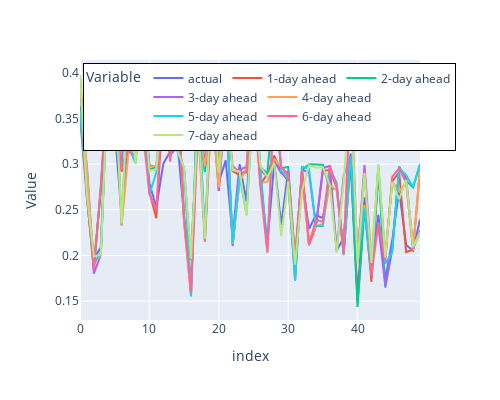

Notebook source saved alongside this figure:
### Code cell
import plotly.express as px

# Assuming eadata_1_long is already defined as per your description

# Create the line plot using Plotly Express
fig = px.line(eadata_1_long, x="index", y="Value", color="Variable")

# Update layout to adjust the legend's position inside the plot grid
fig.update_layout(
    height=400,
    width=500,
    legend=dict(
        x=0.01,  # X position (0 is far left, 1 is far right)
        y=0.99,  # Y position (0 is bottom, 1 is top)
        bordercolor="Black",
        borderwidth=1,
        orientation="h",  # Horizontal orientation to save vertical space
    ),
)

# Show the figure
fig.show()

### Figure 1 — Plotly figure (JSON) as saved in the notebook; plotly's stock layout.template omitted (floating-point values rounded to 4 significant figures)
{"data": [{"hovertemplate": "Variable=actual<br>index=%{x}<br>Value=%{y}<extra></extra>", "legendgroup": "actual", "line": {"color": "#636efa", "dash": "solid"}, "marker": {"symbol": "circle"}, "mode": "lines", "name": "actual", "orientation": "v", "showlegend": true, "type": "scatter", "x": [0, 1, 2, 3, 4, 5, 6, 7, 8, 9, 10, 11, 12, 13, 14, 15, 16, 17, 18, 19, 20, 21, 22, 23, 24, 25, 26, 27, 28, 29, 30, 31, 32, 33, 34, 35, 36, 37, 38, 39, 40, 41, 42, 43, 44, 45, 46, 47, 48, 49], "xaxis": "x", "y": [0.3635, 0.2755, 0.197, 0.2087, 0.3918, 0.3386, 0.2435, 0.3219, 0.3127, 0.3503, 0.2791, 0.2528, 0.3004, 0.3134, 0.3275, 0.2431, 0.1685, 0.3553, 0.2235, 0.3797, 0.2801, 0.3041, 0.2202, 0.2999, 0.2591, 0.3885, 0.286, 0.2122, 0.3022, 0.2337, 0.2929, 0.1823, 0.2831, 0.2294, 0.244, 0.241, 0.2861, 0.2055, 0.2194, 0.3115, 0.1562, 0.2637, 0.1858, 0.2446, 0.1736, 0.2167, 0.2709, 0.2116, 0.2053, 0.2393], "yaxis": "y"}, {"hovertemplate": "Variable=1-day ahead<br>index=%{x}<br>Value=%{y}<extra></extra>", "legendgroup": "1-day ahead", "line": {"color": "#EF553B", "dash": "solid"}, "marker": {"symbol": "circle"}, "mode": "lines", "name": "1-day ahead", "orientation": "v", "showlegend": true, "type": "scatter", "x": [0, 1, 2, 3, 4, 5, 6, 7, 8, 9, 10, 11, 12, 13, 14, 15, 16, 17, 18, 19, 20, 21, 22, 23, 24, 25, 26, 27, 28, 29, 30, 31, 32, 33, 34, 35, 36, 37, 38, 39, 40, 41, 42, 43, 44, 45, 46, 47, 48, 49], "xaxis": "x", "y": [0.3515, 0.2627, 0.1904, 0.2715, 0.3866, 0.3984, 0.2916, 0.3125, 0.387, 0.3906, 0.2697, 0.2407, 0.3703, 0.3091, 0.394, 0.2382, 0.1983, 0.3465, 0.2928, 0.3651, 0.271, 0.38, 0.2922, 0.2881, 0.2932, 0.3934, 0.2774, 0.2897, 0.3094, 0.2911, 0.282, 0.1726, 0.2951, 0.212, 0.2316, 0.2921, 0.294, 0.2744, 0.203, 0.3039, 0.1494, 0.2565, 0.1713, 0.2902, 0.1995, 0.2811, 0.2911, 0.2038, 0.2063, 0.2939], "yaxis": "y"}, {"hovertemplate": "Variable=2-day ahead<br>index=%{x}<br>Value=%{y}<extra></extra>", "legendgroup": "2-day ahead", "line": {"color": "#00cc96", "dash": "solid"}, "marker": {"symbol": "circle"}, "mode": "lines", "name": "2-day ahead", "orientation": "v", "showlegend": true, "type": "scatter", "x": [0, 1, 2, 3, 4, 5, 6, 7, 8, 9, 10, 11, 12, 13, 14, 15, 16, 17, 18, 19, 20, 21, 22, 23, 24, 25, 26, 27, 28, 29, 30, 31, 32, 33, 34, 35, 36, 37, 38, 39, 40, 41, 42, 43, 44, 45, 46, 47, 48, 49], "xaxis": "x", "y": [0.3929, 0.2641, 0.1839, 0.2745, 0.3887, 0.3997, 0.233, 0.3939, 0.3882, 0.3934, 0.294, 0.2972, 0.3731, 0.3882, 0.393, 0.2374, 0.1575, 0.3981, 0.291, 0.3935, 0.2986, 0.3703, 0.2121, 0.2831, 0.2953, 0.396, 0.2964, 0.2899, 0.3785, 0.2955, 0.297, 0.1977, 0.2933, 0.3, 0.2997, 0.2994, 0.2724, 0.2733, 0.2043, 0.3088, 0.1437, 0.2512, 0.1787, 0.2976, 0.1648, 0.2065, 0.2976, 0.2819, 0.2745, 0.2999], "yaxis": "y"}, {"hovertemplate": "Variable=3-day ahead<br>index=%{x}<br>Value=%{y}<extra></extra>", "legendgroup": "3-day ahead", "line": {"color": "#ab63fa", "dash": "solid"}, "marker": {"symbol": "circle"}, "mode": "lines", "name": "3-day ahead", "orientation": "v", "showlegend": true, "type": "scatter", "x": [0, 1, 2, 3, 4, 5, 6, 7, 8, 9, 10, 11, 12, 13, 14, 15, 16, 17, 18, 19, 20, 21, 22, 23, 24, 25, 26, 27, 28, 29, 30, 31, 32, 33, 34, 35, 36, 37, 38, 39, 40, 41, 42, 43, 44, 45, 46, 47, 48, 49], "xaxis": "x", "y": [0.3564, 0.2973, 0.1801, 0.201, 0.3978, 0.3253, 0.2986, 0.3997, 0.3836, 0.398, 0.2988, 0.2969, 0.3737, 0.3099, 0.3187, 0.2947, 0.1948, 0.3464, 0.2996, 0.3921, 0.2708, 0.3705, 0.2102, 0.2935, 0.2973, 0.3992, 0.2937, 0.2859, 0.3033, 0.2902, 0.2915, 0.1918, 0.2939, 0.2909, 0.2326, 0.2955, 0.2982, 0.2045, 0.2875, 0.3086, 0.1956, 0.299, 0.1944, 0.2331, 0.1666, 0.2085, 0.2946, 0.2853, 0.209, 0.2246], "yaxis": "y"}, {"hovertemplate": "Variable=4-day ahead<br>index=%{x}<br>Value=%{y}<extra></extra>", "legendgroup": "4-day ahead", "line": {"color": "#FFA15A", "dash": "solid"}, "marker": {"symbol": "circle"}, "mode": "lines", "name": "4-day ahead", "orientation": "v", "showlegend": true, "type": "scatter", "x": [0, 1, 2, 3, 4, 5, 6, 7, 8, 9, 10, 11, 12, 13, 14, 15, 16, 17, 18, 19, 20, 21, 22, 23, 24, 25, 26, 27, 28, 29, 30, 31, 32, 33, 34, 35, 36, 37, 38, 39, 40, 41, 42, 43, 44, 45, 46, 47, 48, 49], "xaxis": "x", "y": [0.3972, 0.2975, 0.1904, 0.2015, 0.392, 0.3993, 0.2327, 0.314, 0.3874, 0.3408, 0.2973, 0.2979, 0.3755, 0.3077, 0.3972, 0.2356, 0.1558, 0.3442, 0.2974, 0.3601, 0.2739, 0.3763, 0.2127, 0.2803, 0.2959, 0.3796, 0.2798, 0.2804, 0.3057, 0.2967, 0.2877, 0.1974, 0.2797, 0.2173, 0.2319, 0.2345, 0.277, 0.2716, 0.2028, 0.3825, 0.1927, 0.2551, 0.1981, 0.2963, 0.1989, 0.2811, 0.2699, 0.2803, 0.2057, 0.2962], "yaxis": "y"}, {"hovertemplate": "Variable=5-day ahead<br>index=%{x}<br>Value=%{y}<extra></extra>", "legendgroup": "5-day ahead", "line": {"color": "#19d3f3", "dash": "solid"}, "marker": {"symbol": "circle"}, "mode": "lines", "name": "5-day ahead", "orientation": "v", "showlegend": true, "type": "scatter", "x": [0, 1, 2, 3, 4, 5, 6, 7, 8, 9, 10, 11, 12, 13, 14, 15, 16, 17, 18, 19, 20, 21, 22, 23, 24, 25, 26, 27, 28, 29, 30, 31, 32, 33, 34, 35, 36, 37, 38, 39, 40, 41, 42, 43, 44, 45, 46, 47, 48, 49], "xaxis": "x", "y": [0.3582, 0.2681, 0.1918, 0.2031, 0.3871, 0.323, 0.2968, 0.3184, 0.3013, 0.3934, 0.2669, 0.2908, 0.3794, 0.3864, 0.3144, 0.2949, 0.1552, 0.3919, 0.2152, 0.368, 0.2964, 0.3797, 0.2132, 0.2872, 0.2449, 0.3701, 0.2958, 0.2047, 0.3785, 0.2928, 0.2834, 0.1726, 0.2971, 0.2952, 0.2323, 0.2322, 0.2943, 0.2797, 0.2002, 0.3085, 0.1917, 0.2519, 0.1788, 0.2967, 0.1911, 0.2036, 0.2958, 0.2881, 0.2749, 0.2989], "yaxis": "y"}, {"hovertemplate": "Variable=6-day ahead<br>index=%{x}<br>Value=%{y}<extra></extra>", "legendgroup": "6-day ahead", "line": {"color": "#FF6692", "dash": "solid"}, "marker": {"symbol": "circle"}, "mode": "lines", "name": "6-day ahead", "orientation": "v", "showlegend": true, "type": "scatter", "x": [0, 1, 2, 3, 4, 5, 6, 7, 8, 9, 10, 11, 12, 13, 14, 15, 16, 17, 18, 19, 20, 21, 22, 23, 24, 25, 26, 27, 28, 29, 30, 31, 32, 33, 34, 35, 36, 37, 38, 39, 40, 41, 42, 43, 44, 45, 46, 47, 48, 49], "xaxis": "x", "y": [0.3949, 0.2645, 0.184, 0.2756, 0.3912, 0.3911, 0.2943, 0.3159, 0.3086, 0.3403, 0.2682, 0.2487, 0.3788, 0.3027, 0.3981, 0.2394, 0.1597, 0.3408, 0.2154, 0.3682, 0.2987, 0.3756, 0.2981, 0.2913, 0.2906, 0.3762, 0.2751, 0.2031, 0.3765, 0.2972, 0.2876, 0.1965, 0.293, 0.2113, 0.2395, 0.2368, 0.2984, 0.2759, 0.2015, 0.3846, 0.1992, 0.2924, 0.1783, 0.2361, 0.1936, 0.2862, 0.2954, 0.28, 0.2074, 0.2275], "yaxis": "y"}, {"hovertemplate": "Variable=7-day ahead<br>index=%{x}<br>Value=%{y}<extra></extra>", "legendgroup": "7-day ahead", "line": {"color": "#B6E880", "dash": "solid"}, "marker": {"symbol": "circle"}, "mode": "lines", "name": "7-day ahead", "orientation": "v", "showlegend": true, "type": "scatter", "x": [0, 1, 2, 3, 4, 5, 6, 7, 8, 9, 10, 11, 12, 13, 14, 15, 16, 17, 18, 19, 20, 21, 22, 23, 24, 25, 26, 27, 28, 29, 30, 31, 32, 33, 34, 35, 36, 37, 38, 39, 40, 41, 42, 43, 44, 45, 46, 47, 48, 49], "xaxis": "x", "y": [0.3976, 0.2675, 0.199, 0.201, 0.3858, 0.3928, 0.2353, 0.3967, 0.3, 0.3905, 0.2926, 0.2939, 0.3778, 0.3891, 0.3158, 0.2958, 0.1961, 0.3497, 0.2184, 0.391, 0.2904, 0.3791, 0.2934, 0.2918, 0.2434, 0.3777, 0.2981, 0.2857, 0.301, 0.2211, 0.2808, 0.19, 0.2706, 0.2989, 0.2959, 0.2968, 0.2772, 0.2029, 0.2805, 0.3871, 0.1912, 0.2902, 0.192, 0.3, 0.198, 0.2804, 0.2614, 0.2825, 0.209, 0.2255], "yaxis": "y"}], "layout": {"height": 400, "legend": {"bordercolor": "Black", "borderwidth": 1, "orientation": "h", "title": {"text": "Variable"}, "tracegroupgap": 0, "x": 0.01, "y": 0.99}, "margin": {"t": 60}, "width": 500, "xaxis": {"anchor": "y", "domain": [0, 1], "title": {"text": "index"}}, "yaxis": {"anchor": "x", "domain": [0, 1], "title": {"text": "Value"}}}}
